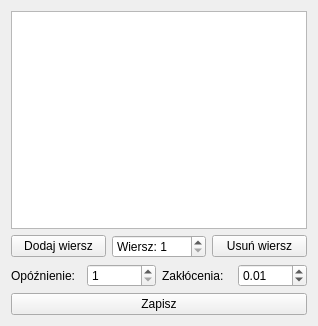
<?xml version="1.0" encoding="UTF-8"?>
<ui version="4.0">
 <class>ArxWidget</class>
 <widget class="QWidget" name="ArxWidget">
  <property name="geometry">
   <rect>
    <x>0</x>
    <y>0</y>
    <width>318</width>
    <height>326</height>
   </rect>
  </property>
  <property name="windowTitle">
   <string>ARX - Wektory, Opóźnienie, Zakłócenia</string>
  </property>
  <layout class="QVBoxLayout" name="verticalLayout">
   <item>
    <widget class="QTableWidget" name="tabelaWektorow"/>
   </item>
   <item>
    <layout class="QHBoxLayout" name="hLayoutRows">
     <item>
      <widget class="QPushButton" name="btnDodajWiersz">
       <property name="text">
        <string>Dodaj wiersz</string>
       </property>
      </widget>
     </item>
     <item>
      <widget class="QSpinBox" name="spinUsunWiersz">
       <property name="prefix">
        <string>Wiersz: </string>
       </property>
       <property name="minimum">
        <number>1</number>
       </property>
       <property name="value">
        <number>1</number>
       </property>
      </widget>
     </item>
     <item>
      <widget class="QPushButton" name="btnUsunWiersz">
       <property name="text">
        <string>Usuń wiersz</string>
       </property>
      </widget>
     </item>
    </layout>
   </item>
   <item>
    <layout class="QHBoxLayout" name="hLayoutParams">
     <item>
      <widget class="QLabel" name="labelOpoznienie">
       <property name="text">
        <string>Opóźnienie:</string>
       </property>
      </widget>
     </item>
     <item>
      <widget class="QSpinBox" name="spinOpoznienie">
       <property name="minimum">
        <number>1</number>
       </property>
       <property name="value">
        <number>1</number>
       </property>
      </widget>
     </item>
     <item>
      <widget class="QLabel" name="labelZaklocenia">
       <property name="text">
        <string>Zakłócenia:</string>
       </property>
      </widget>
     </item>
     <item>
      <widget class="QDoubleSpinBox" name="spinZaklocenia">
       <property name="minimum">
        <double>0.000000000000000</double>
       </property>
       <property name="singleStep">
        <double>0.010000000000000</double>
       </property>
       <property name="value">
        <double>0.010000000000000</double>
       </property>
      </widget>
     </item>
    </layout>
   </item>
   <item>
    <widget class="QPushButton" name="btnZapisz">
     <property name="text">
      <string>Zapisz</string>
     </property>
    </widget>
   </item>
  </layout>
 </widget>
 <resources/>
 <connections/>
</ui>
